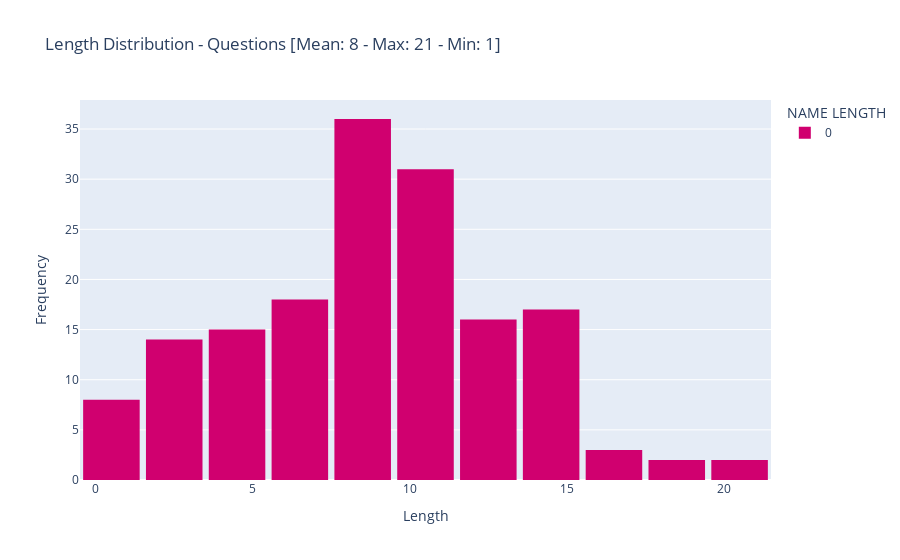

Source (notebook cell):
### Markdown cell above
### **Length distribution**

### Code cell
vis.plot_length_distribution(dataset.questions, "NAME", "Questions", color="#D0006F")

### Figure 1 — Plotly figure (JSON) as saved in the notebook; plotly's stock layout.template omitted (floating-point values rounded to 4 significant figures; data arrays with more than 128 entries replaced by an {"elided": "..."} marker saying what was removed)
{"data": [{"alignmentgroup": "True", "bingroup": "x", "hovertemplate": "NAME LENGTH=0<br>Length=%{x}<br>count=%{y}<extra></extra>", "legendgroup": "0", "marker": {"color": "#D0006F", "pattern": {"shape": ""}}, "name": "0", "offsetgroup": "0", "orientation": "v", "showlegend": true, "type": "histogram", "x": {"elided": "162 int values"}, "xaxis": "x", "yaxis": "y"}], "layout": {"bargap": 0.1, "barmode": "relative", "legend": {"title": {"text": "NAME LENGTH"}, "tracegroupgap": 0}, "title": {"text": "Length Distribution - Questions [Mean: 8 - Max: 21 - Min: 1]"}, "xaxis": {"anchor": "y", "domain": [0, 1], "title": {"text": "Length"}}, "yaxis": {"anchor": "x", "domain": [0, 1], "title": {"text": "Frequency"}}}}
